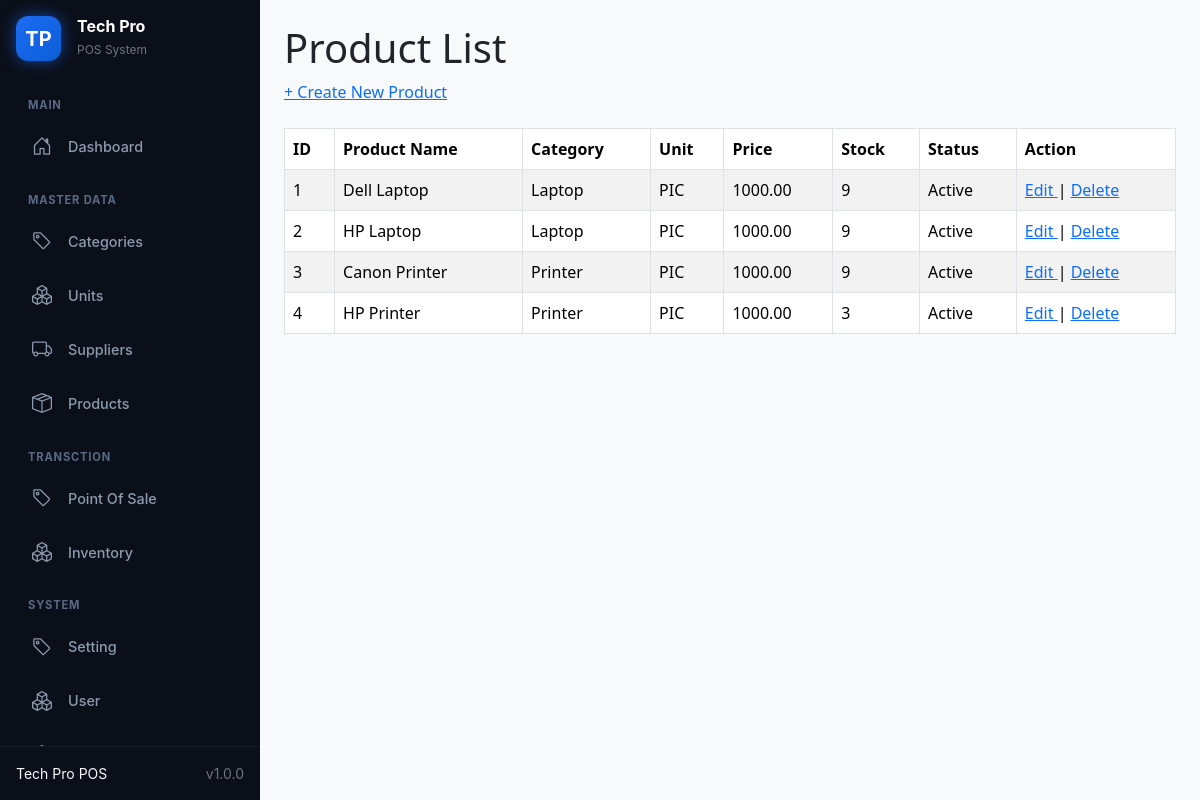
Page /list on the committed database.
### myapp/models.py (models this page shows, shortened)
class Product(models.Model):
    name = models.CharField(max_length=150)
    category = models.ForeignKey(
       Category,
       on_delete=models.PROTECT,
       related_name='products')
    unit = models.ForeignKey(
        Unit,
        on_delete=models.PROTECT,
        related_name='products'
    )
    price = models.DecimalField(
        max_digits=10,
        decimal_places=2
    )
    stock = models.PositiveIntegerField(default=0)
    reorder_level = models.PositiveIntegerField(
      default=5
  )
    description = models.CharField(
        max_length=200,
        blank=True
    )
    is_active = models.BooleanField(default=True)
    created_at = models.DateTimeField(auto_now_add=True)
    updated_at = models.DateTimeField(auto_now=True)

class Category(models.Model):
  name = models.CharField(max_length=100,unique=True, validators=[validate_category_name])
  description = models.CharField(max_length=50,blank=True)
  is_active = models.BooleanField(default=True)

class Unit(models.Model):
  name = models.CharField(max_length=100,unique=True, validators=[validate_name])
  description = models.CharField(max_length=50,blank=True)

### myapp/views.py (the view)
# urls.py: path('list', views.product_list, name='list'),
def product_list(request):
    products = Product.objects.all()
    return render(request,'product/product_list.html',{'products': products})

### myapp/templates/product/product_list.html (shortened to what this page needs)
{% extends 'includes/sidebar.html' %}
{% load static %}
{% block content %}
<head>
    <link href="https://cdn.jsdelivr.net/npm/bootstrap@5.3.3/dist/css/bootstrap.min.css" rel="stylesheet">
</head>
<h1>Product List</h1>
<a href="{% url 'myapp:product_create' %}">+ Create New Product</a>
<br><br>
<table border="1" cellpadding="10" class="table table-striped table-bordered">
    <thead>
        <tr>
            <th>ID</th>
            <th>Product Name</th>
            <th>Category</th>
            <th>Unit</th>
            <th>Price</th>
            <th>Stock</th>
            <th>Status</th>
            <th>Action</th>
        </tr>
    </thead>
    <tbody>
        {% for product in products %}
        <tr>
            <td>
                {{ product.id }}
            </td>
            <td>
                {{ product.name }}
            </td>
            <td>
                {{ product.category.name }}
            </td>
            <td>
                {{ product.unit.name }}
            </td>
            <td>
                {{ product.price }}
            </td>
            <td>
                {{ product.stock }}
            </td>
            <td>
                {% if product.is_active %}
                    Active
                {% else %}
                    Inactive
                {% endif %}
            </td>
            <td>
                <a href="{% url 'myapp:product_update' product.pk %}">
                    Edit
                </a>
                |
                <a href="{% url 'myapp:product_delete' product.pk %}">
                    Delete
                </a>
            </td>
        </tr>
        {% empty %}
        <tr>
            <td colspan="8">
                No products found.
            </td>
        </tr>
        {% endfor %}
    </tbody>
</table>
{% endblock %}

### myapp/templates/includes/sidebar.html (shortened to what this page needs)
{% load static %}
<!DOCTYPE html>
<html lang="en">
<head>
    <link href="https://cdn.jsdelivr.net/npm/bootstrap@5.3.2/dist/css/bootstrap.min.css" rel="stylesheet">
    <link rel="stylesheet" href="https://cdn.jsdelivr.net/npm/bootstrap-icons@1.11.1/font/bootstrap-icons.css">
    <link rel="stylesheet" href="{% static 'css/sidebar.css' %}">
</head>
<body>
<div class="d-flex">
    <aside class="sidebar d-flex flex-column justify-content-between">
        <div class="sidebar-top d-flex flex-column overflow-hidden">
            <div class="d-flex align-items-center p-3 mb-2">
                <div class="brand-logo d-flex align-items-center justify-content-center me-3">
                    <span class="fw-bold text-white fs-5">TP</span>
                </div>
                <div>
                    <h6 class="mb-0 text-white fw-bold">Tech Pro</h6>
                    <small class="text-secondary" style="font-size: 0.75rem;">POS System</small>
                </div>
            </div>
            <div class="sidebar-menu px-3 overflow-y-auto">
                <div class="menu-label">MAIN</div>
                <ul class="nav flex-column mb-3">
                    <li class="nav-item">
                        <a href="{% url 'myapp:dashview_view' %}" class="nav-link d-flex align-items-center {% if request.resolver_match.url_name == 'dashview_view' %}active{% endif %}">
                            <i class="bi bi-house-door me-3 fs-5"></i>
                            <span>Dashboard</span>
                        </a>
                    </li>
                </ul>
                <div class="menu-label">MASTER DATA</div>
                <ul class="nav flex-column mb-3">
                    <li class="nav-item">
                        <a href="{% url 'myapp:category_list' %}" class="nav-link d-flex align-items-center {% if request.resolver_match.url_name == 'categories' %}active{% endif %}">
                            <i class="bi bi-tag me-3 fs-5"></i>
                            <span>Categories</span>
                        </a>
                    </li>
                    <li class="nav-item">
                        <a href="#" class="nav-link d-flex align-items-center {% if request.resolver_match.url_name == 'units' %}active{% endif %}">
                            <i class="bi bi-boxes me-3 fs-5"></i>
                            <span>Units</span>
                        </a>
                    </li>
                    <li class="nav-item">
                        <a href="{% url 'myapp:product_list' %}" class="nav-link d-flex align-items-center {% if request.resolver_match.url_name == 'suppliers' %}active{% endif %}">
                            <i class="bi bi-truck me-3 fs-5"></i>
                            <span>Suppliers</span>
                        </a>
                    </li>
                    <li class="nav-item">
                        <a href="{% url 'myapp:product_list' %}" class="nav-link d-flex align-items-center {% if request.resolver_match.url_name == 'products' %}active{% endif %}">
                            <i class="bi bi-box-seam me-3 fs-5"></i>
                            <span>Products</span>
                        </a>
                    </li>
                </ul>
                 <div class="menu-label">TRANSCTION</div>
                <ul class="nav flex-column mb-3">
                    <li class="nav-item">
                        <a href="{% url 'myapp:pos_terminal' %}" class="nav-link d-flex align-items-center {% if request.resolver_match.url_name == 'pos' %}active{% endif %}">
                            <i class="bi bi-tag me-3 fs-5"></i>
                            <span>Point Of Sale</span>
                        </a>
                    </li>
                    <li class="nav-item">
                        <a href="{% url 'myapp:inventory_list
                        ' %}" class="nav-link d-flex align-items-center {% if request.resolver_match.url_name == 'units' %}active{% endif %}">
                            <i class="bi bi-boxes me-3 fs-5"></i>
                            <span>Inventory</span>
                        </a>
                    </li>
                </ul>
                 <div class="menu-label">SYSTEM</div>
                <ul class="nav flex-column mb-3">
                    <li class="nav-item">
                        <a href="#" class="nav-link d-flex align-items-center {% if request.resolver_match.url_name == 'categories' %}active{% endif %}">
                            <i class="bi bi-tag me-3 fs-5"></i>
                            <span>Setting</span>
                        </a>
                    </li>
                    <li class="nav-item">
                        <a href="{% url 'myapp:create_user' %}" class="nav-link d-flex align-items-center {% if request.resolver_match.url_name == 'units' %}active{% endif %}">
                            <i class="bi bi-boxes me-3 fs-5"></i>
                            <span>User</span>
                        </a>
                    </li>
                    <li class="nav-item">
                        <a href="{% url 'myapp:logout' %}" class="nav-link d-flex align-items-center {% if request.resolver_match.url_name == 'units' %}active{% endif %}">
                            <i class="bi bi-boxes me-3 fs-5"></i>
                            <span>Logout</span>
                        </a>
                    </li>
                </ul>
            </div>
        </div>
        <div class="sidebar-footer d-flex justify-content-between align-items-center px-3 py-3">
            <span class="text-light small">Tech Pro POS</span>
            <span class="text-secondary small">v1.0.0</span>
        </div>
    </aside>
    <main class="flex-grow-1 p-4" style="height: 100vh; overflow-y: auto; background-color: #f8f9fa;">
        {% block content %}{% endblock %}
    </main>
</div>
</body>
</html>

### myapp/static/css/sidebar.css (style rules this page uses)
.sidebar { width: 260px; height: 100vh; background-color: #0b0f19; font-family: 'Inter', sans-serif; user-select: none; }
.brand-logo { width: 45px; height: 45px; background: linear-gradient(135deg, #1d6bf3, #0b5ed7); border-radius: 12px; box-shadow: 0 0 15px rgba(29, 107, 243, 0.6); }
.menu-label { font-size: 0.7rem; font-weight: 700; color: #5a6a85; letter-spacing: 0.8px; margin: 12px 0 8px 12px; }
.sidebar .nav-link { color: #8c9bae; padding: 10px 16px; border-radius: 25px; font-size: 0.9rem; font-weight: 500; margin-bottom: 4px; transition: all 0.2s ease-in-out; }
.sidebar-footer { border-top: 1px solid rgba(255, 255, 255, 0.06); }

### rows in the picture
Product: id "1", name "Dell Laptop", category.name "Laptop", unit.name "PIC", price "1000.00", stock "9", is_active "Active"
Product: id "2", name "HP Laptop", category.name "Laptop", unit.name "PIC", price "1000.00", stock "9", is_active "Active"
Product: id "3", name "Canon Printer", category.name "Printer", unit.name "PIC", price "1000.00", stock "9", is_active "Active"
Product: id "4", name "HP Printer", category.name "Printer", unit.name "PIC", price "1000.00", stock "3", is_active "Active"
